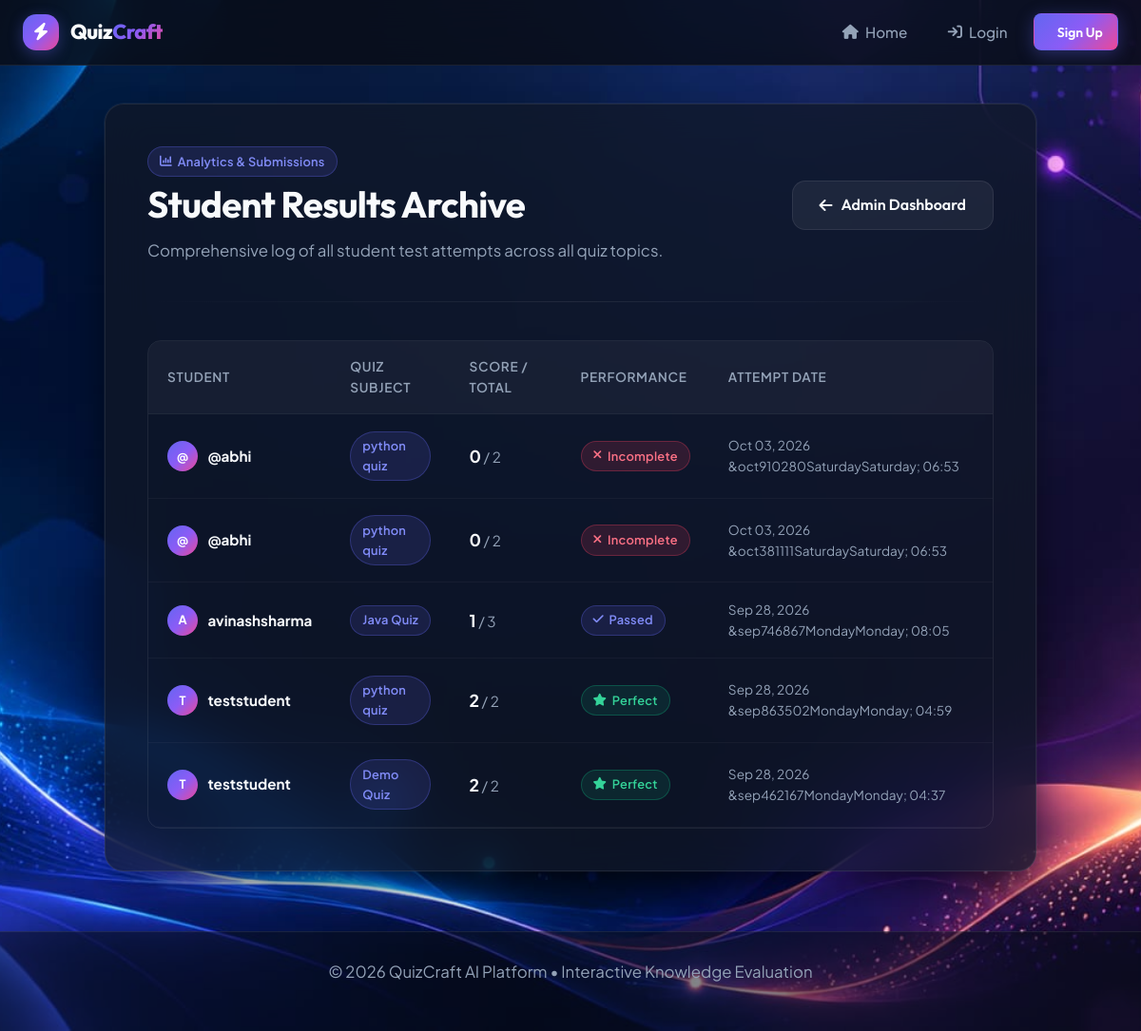
Page /admin-panel/results/ on the committed database.
### ai_quiz/models.py (models this page shows, shortened)
class TestResult(models.Model):
    user = models.ForeignKey(User, on_delete=models.CASCADE)
    quiz = models.ForeignKey(Quiz, on_delete=models.CASCADE)
    score = models.IntegerField()
    total_questions = models.IntegerField()
    attempted_at = models.DateTimeField(auto_now_add=True)

class Quiz(models.Model):
    name = models.CharField(max_length=100)
    number_of_questions = models.IntegerField()

### ai_quiz/views.py (the view)
# urls.py: path('admin-panel/results/', views.view_results, name='view_results'),
def view_results(request):
    results = TestResult.objects.all().select_related('user', 'quiz').order_by('-attempted_at')
    return render(request, 'view_results.html', {'results': results})

### ai_quiz/templates/view_results.html (shortened to what this page needs)
{% extends 'base.html' %}
{% block content %}
<div style="display: flex; justify-content: space-between; align-items: center; flex-wrap: wrap; gap: 1rem; margin-bottom: 2rem;">
    <div>
        <div style="margin-bottom: 0.35rem;">
            <span class="badge badge-primary">
                <i class="fa-solid fa-chart-column"></i> Analytics & Submissions
            </span>
        </div>
        <h1>Student Results Archive</h1>
        <p style="margin: 0; color: var(--text-muted);">Comprehensive log of all student test attempts across all quiz topics.</p>
    </div>
    <div>
        <a href="{% url 'admin_dashboard' %}" class="btn btn-secondary">
            <i class="fa-solid fa-arrow-left"></i> Admin Dashboard
        </a>
    </div>
</div>
<hr>
{% if results %}
    <div class="data-table-container">
        <table class="data-table">
            <thead>
                <tr>
                    <th>Student</th>
                    <th>Quiz Subject</th>
                    <th>Score / Total</th>
                    <th>Performance</th>
                    <th>Attempt Date</th>
                </tr>
            </thead>
            <tbody>
                {% for result in results %}
                    <tr>
                        <td>
                            <div style="display: flex; align-items: center; gap: 0.65rem;">
                                <div style="width: 32px; height: 32px; border-radius: 50%; background: var(--primary-gradient); display: flex; align-items: center; justify-content: center; font-size: 0.8rem; font-weight: 700; color: #fff;">
                                    {{ result.user.username|slice:":1"|upper }}
                                </div>
                                <strong style="color: var(--text-primary);">{{ result.user.username }}</strong>
                            </div>
                        </td>
                        <td>
                            <span class="badge badge-primary">
                                {{ result.quiz.name }}
                            </span>
                        </td>
                        <td>
                            <strong style="font-size: 1.1rem; color: var(--text-primary);">{{ result.score }}</strong>
                            <span style="color: var(--text-muted);">/ {{ result.total_questions }}</span>
                        </td>
                        <td>
                            {% if result.score == result.total_questions and result.total_questions > 0 %}
                                <span class="badge badge-success">
                                    <i class="fa-solid fa-star"></i> Perfect
                                </span>
                            {% elif result.score > 0 %}
                                <span class="badge badge-primary">
                                    <i class="fa-solid fa-check"></i> Passed
                                </span>
                            {% else %}
                                <span class="badge badge-danger">
                                    <i class="fa-solid fa-xmark"></i> Incomplete
                                </span>
                            {% endif %}
                        </td>
                        <td style="color: var(--text-muted); font-size: 0.85rem;">
                            {{ result.attempted_at|date:"M d, Y &bull; H:i" }}
                        </td>
                    </tr>
                {% endfor %}
            </tbody>
        </table>
    </div>
{% endif %}
{% endblock %}

### ai_quiz/templates/base.html (shortened to what this page needs)
{% load static %}
<!DOCTYPE html>
<html lang="en">
<head>
    <link rel="stylesheet" href="https://cdnjs.cloudflare.com/ajax/libs/font-awesome/6.5.1/css/all.min.css">
    <link rel="stylesheet" href="{% static 'style.css' %}?v=5">
</head>
<body>
    <header class="site-header">
        <nav class="navbar">
            <a href="{% if user.is_authenticated %}{% url 'home' %}{% else %}{% url 'landing' %}{% endif %}" class="brand">
                <div class="brand-icon">
                    <i class="fa-solid fa-bolt"></i>
                </div>
                <div class="brand-text">
                    Quiz<span>Craft</span>
                </div>
            </a>
            <div class="nav-menu">
                {% if user.is_authenticated %}
                    <a href="{% url 'home' %}" class="nav-link">
                        <i class="fa-solid fa-shapes"></i> Quizzes
                    </a>
                    <a href="{% url 'history' %}" class="nav-link">
                        <i class="fa-solid fa-chart-line"></i> History
                    </a>
                    <a href="{% url 'admin_dashboard' %}" class="nav-link">
                        <i class="fa-solid fa-shield-halved"></i> Admin Panel
                    </a>
                    <div class="user-badge">
                        <i class="fa-solid fa-user-astronaut"></i> {{ user.username }}
                    </div>
                    <a href="{% url 'logout' %}" class="btn-nav-logout" title="Log Out">
                        <i class="fa-solid fa-right-from-bracket"></i> Logout
                    </a>
                {% else %}
                    <a href="{% url 'landing' %}" class="nav-link">
                        <i class="fa-solid fa-house"></i> Home
                    </a>
                    <a href="{% url 'login' %}" class="nav-link">
                        <i class="fa-solid fa-arrow-right-to-bracket"></i> Login
                    </a>
                    <a href="{% url 'signup' %}" class="btn btn-primary btn-sm">
                         Sign Up
                    </a>
                {% endif %}
            </div>
        </nav>
    </header>
    <main class="main-wrapper">
        <div class="container">
            {% block content %}
            {% endblock %}
        </div>
    </main>
    <footer class="site-footer">
        <p>&copy; 2026 QuizCraft AI Platform &bull; Interactive Knowledge Evaluation</p>
    </footer>
</body>
</html>

### rows in the picture
TestResult: user.username "@", user.username "@abhi", quiz.name "python quiz", score "0", total_questions "2", shows "Incomplete", attempted_at "Oct 03, 2026 &oct910280SaturdaySaturday; 06:53"
TestResult: user.username "@", user.username "@abhi", quiz.name "python quiz", score "0", total_questions "2", shows "Incomplete", attempted_at "Oct 03, 2026 &oct381111SaturdaySaturday; 06:53"
TestResult: user.username "A", user.username "avinashsharma", quiz.name "Java Quiz", score "1", total_questions "3", shows "Passed", attempted_at "Sep 28, 2026 &sep746867MondayMonday; 08:05"
TestResult: user.username "T", user.username "teststudent", quiz.name "python quiz", score "2", total_questions "2", shows "Perfect", attempted_at "Sep 28, 2026 &sep863502MondayMonday; 04:59"
TestResult: user.username "T", user.username "teststudent", quiz.name "Demo Quiz", score "2", total_questions "2", shows "Perfect", attempted_at "Sep 28, 2026 &sep462167MondayMonday; 04:37"
